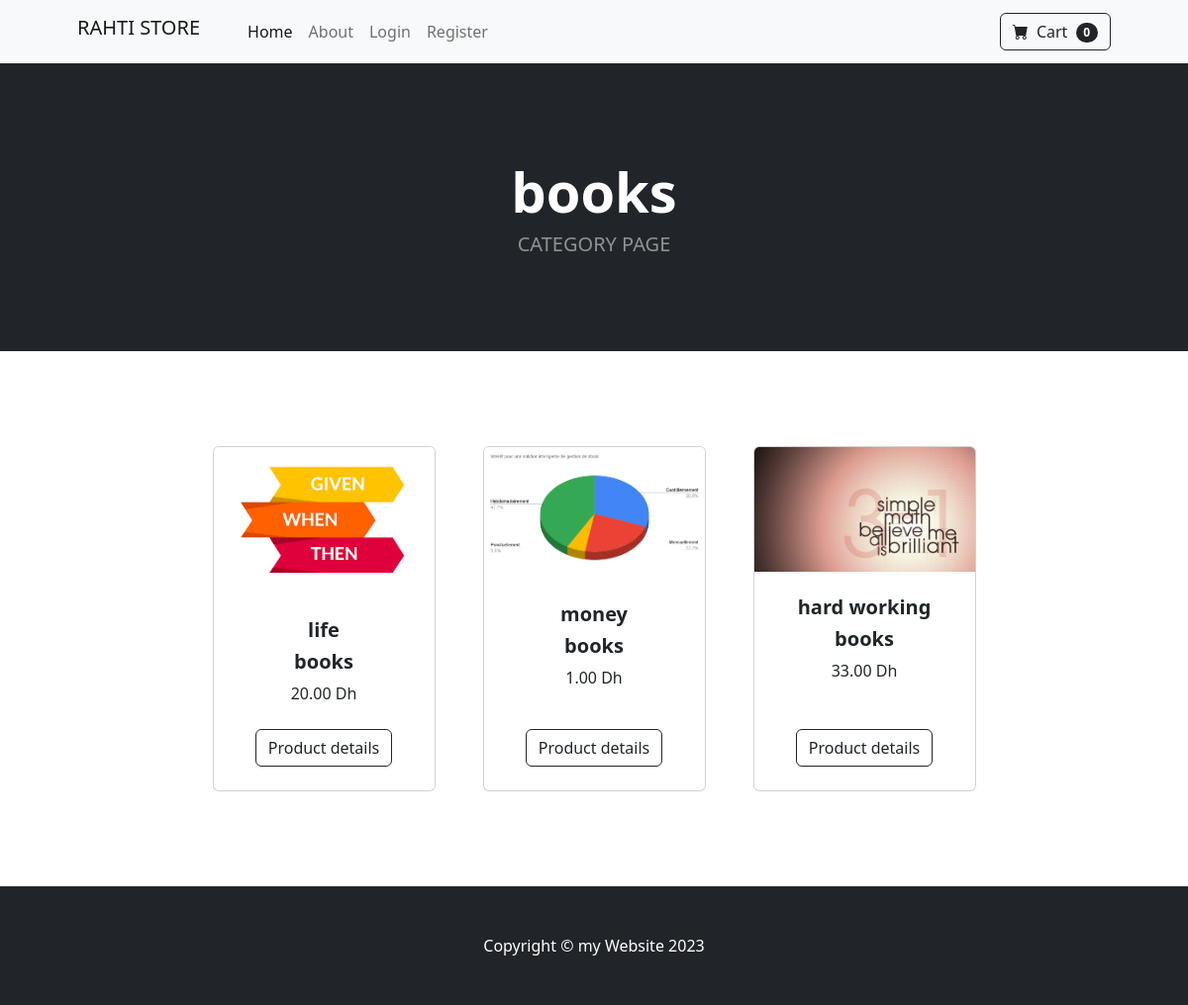
Before: /category/books with the older database file.
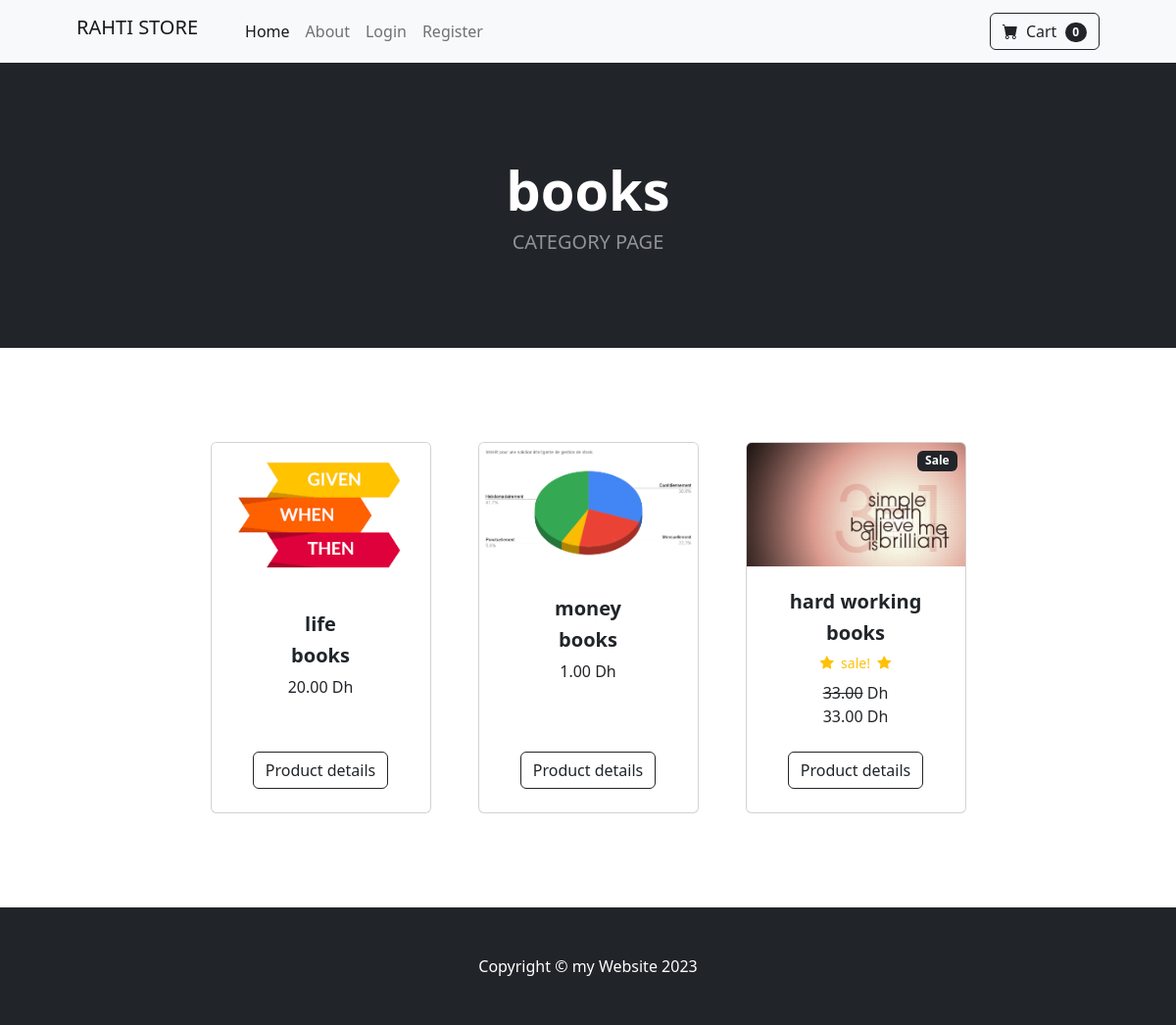
After: the same page with the newer database file.
### store/models.py (models this page shows, shortened)
class Product(models.Model) :
    product_name        = models.CharField(max_length=50)
    product_price       = models.DecimalField(max_digits=7, decimal_places=2, default=0)
    product_description = models.CharField(max_length=50, default='', blank=True, null=True)
    product_catgory     = models.ForeignKey(Category, on_delete=models.CASCADE, default=1)
    product_image       = models.ImageField(upload_to='uploads/product/')
    is_sale             = models.BooleanField(default=False)
    sell_price          = models.DecimalField(max_digits=7, decimal_places=2, default=0)

class Category(models.Model) :
    name = models.CharField(max_length=50)
    def __str__(self):
        return self.name
    class Meta :
        verbose_name_plural = 'Categories'

### store/views.py (the view)
# urls.py: path('category/<str:foo>', category_view, name="category"),
def category_view(request, foo):
    foo = foo.replace ('-',' ')
    try :
        category = Category.objects.get(name = foo)
        products = Product.objects.filter(product_catgory = category)
        return render(request,'category.html', {'products': products, 'category' : category})
    except:
        messages.success(request, ("Oops This Categogy doesn't exist ....! "))
        return redirect('home')

### store/templates/category.html
{% extends "base.html" %}
{% load static %}
{% block content %}
        <header class="bg-dark py-5">
            <div class="container px-4 px-lg-5 my-5">
                <div class="text-center text-white">
                    <h1 class="display-4 fw-bolder">{{category }}</h1>
                    <h2 class="lead fw-normal text-white-50 mb-0">CATEGORY PAGE</h2>
                </div>
            </div>
        </header>
        <section class="py-5">
            <div class="container px-4 px-lg-5 mt-5">
                <div class="row gx-4 gx-lg-5 row-cols-2 row-cols-md-3 row-cols-xl-4 justify-content-center">
                {% for product  in products  %}
                    {% if product.is_sale %}
                    <div class="col mb-5">
                        <div class="card h-100">
                            <div class="badge bg-dark text-white position-absolute" style="top: 0.5rem; right: 0.5rem">Sale</div>
                            <img class="card-img-top" src="{{ product.product_image.url }}" alt="..." />
                            <div class="card-body p-4">
                                <div class="text-center">
                                    <h5 class="fw-bolder">{{product.product_name}}</h5>
                                    <h5 class="fw-bolder">{{product.product_catgory}}</h5>
                                <div class= "d-flex justify-content-center small text-warning mb-2">
                                    <div class ="bi-star-fill"></div>
                                    &nbsp;&nbsp;sale!&nbsp;&nbsp;
                                    <div class = "bi-star-fill"></div>
                                    </div>
                                    <strike>{{product.product_price}}</strike> Dh
                                    <br>
                                    {{product.sell_price}} Dh
                                </div>
                            </div>
                            <div class="card-footer p-4 pt-0 border-top-0 bg-transparent">
                                <div class="text-center"><a class="btn btn-outline-dark mt-auto" href="{% url 'product' product.id %}">Product details</a></div>
                            </div>
                        </div>
                    </div>
                    {% else %}
                <div class="col mb-5">
                    <div class="card h-100">
                        <img class="card-img-top" src="{{ product.product_image.url }}" alt="..." />
                        <div class="card-body p-4">
                            <div class="text-center">
                                <h5 class="fw-bolder">{{product.product_name}}</h5>
                                <h5 class="fw-bolder">{{product.product_catgory}}</h5>
                                {{product.product_price}} Dh
                            </div>
                        </div>
                        <div class="card-footer p-4 pt-0 border-top-0 bg-transparent">
                            <div class="text-center"><a class="btn btn-outline-dark mt-auto" href="{% url 'product' product.id %}">Product details</a></div>
                        </div>
                    </div>
                </div>
                    {% endif %}
                {% endfor %}
            </div>
        </section>
{% endblock content %}

Changed rows visible on the page:
changed Product "hard working": is_sale False → True (drawn); product_image: picture added; sell_price (not shown) → "33.00"; product_image: picture removed
